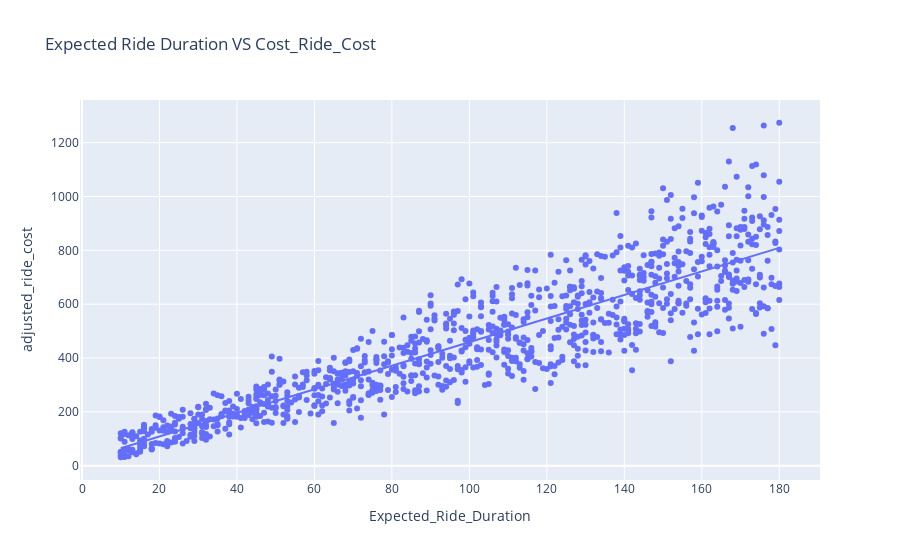

Notebook source saved alongside this figure:
### Markdown cell above
From the donut chart above, we can see a resounding 89.7% of all rides implementing dynamic pricing strategy turned out to be profitable rides.

We can now look at the relationship between the expected ride duration and the adjusted cost of the ride based on the dynamic pricing strategy:

### Code cell
# Relationship between Expected Ride Duration VS Cost_Ride_Cost
fig=px.scatter(df, x='Expected_Ride_Duration',
               y='adjusted_ride_cost',
               title='Expected Ride Duration VS Cost_Ride_Cost',
               trendline='ols')
fig.show()

### Figure 1 — Plotly figure (JSON) as saved in the notebook; plotly's stock layout.template omitted (floating-point values rounded to 4 significant figures; data arrays with more than 128 entries replaced by an {"elided": "..."} marker saying what was removed)
{"data": [{"hovertemplate": "Expected_Ride_Duration=%{x}<br>adjusted_ride_cost=%{y}<extra></extra>", "legendgroup": "", "marker": {"color": "#636efa", "symbol": "circle"}, "mode": "markers", "name": "", "orientation": "v", "showlegend": false, "type": "scatter", "x": {"elided": "1000 int values"}, "xaxis": "x", "y": {"elided": "1000 float values"}, "yaxis": "y"}, {"hovertemplate": "<b>OLS trendline</b><br>adjusted_ride_cost = 4.3798 * Expected_Ride_Duration + 20.8556<br>R<sup>2</sup>=0.800564<br><br>Expected_Ride_Duration=%{x}<br>adjusted_ride_cost=%{y} <b>(trend)</b><extra></extra>", "legendgroup": "", "marker": {"color": "#636efa", "symbol": "circle"}, "mode": "lines", "name": "", "showlegend": false, "type": "scatter", "x": {"elided": "1000 int values"}, "xaxis": "x", "y": {"elided": "1000 float values"}, "yaxis": "y"}], "layout": {"legend": {"tracegroupgap": 0}, "title": {"text": "Expected Ride Duration VS Cost_Ride_Cost"}, "xaxis": {"anchor": "y", "domain": [0, 1], "title": {"text": "Expected_Ride_Duration"}}, "yaxis": {"anchor": "x", "domain": [0, 1], "title": {"text": "adjusted_ride_cost"}}}}
